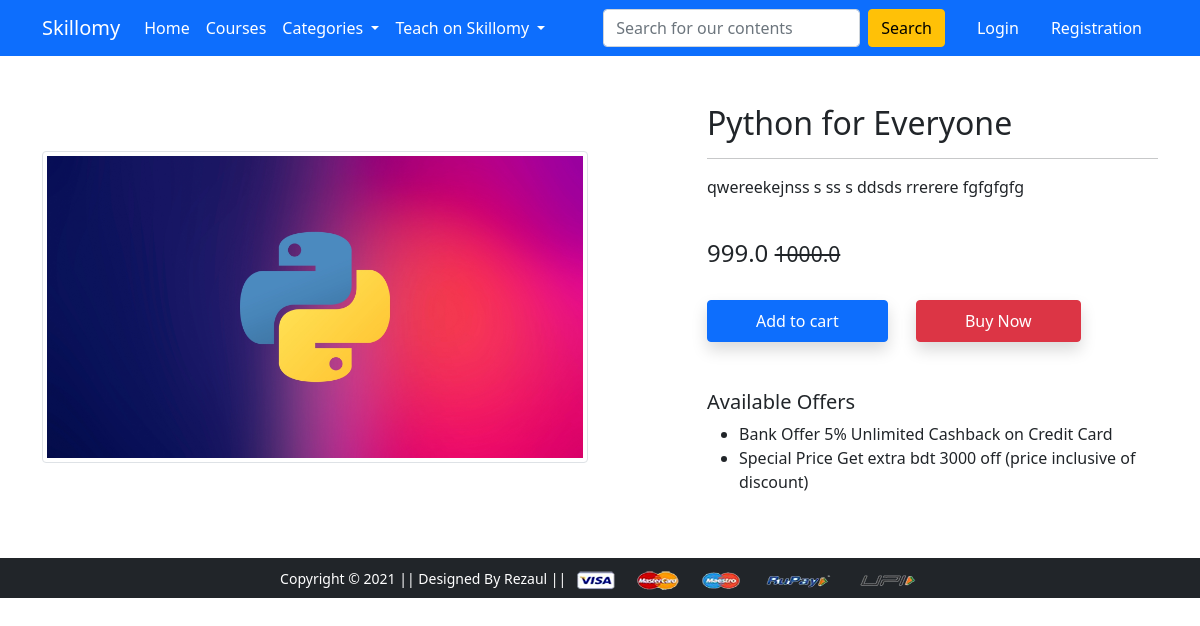
Before: /product-detail/1 with the older database file.
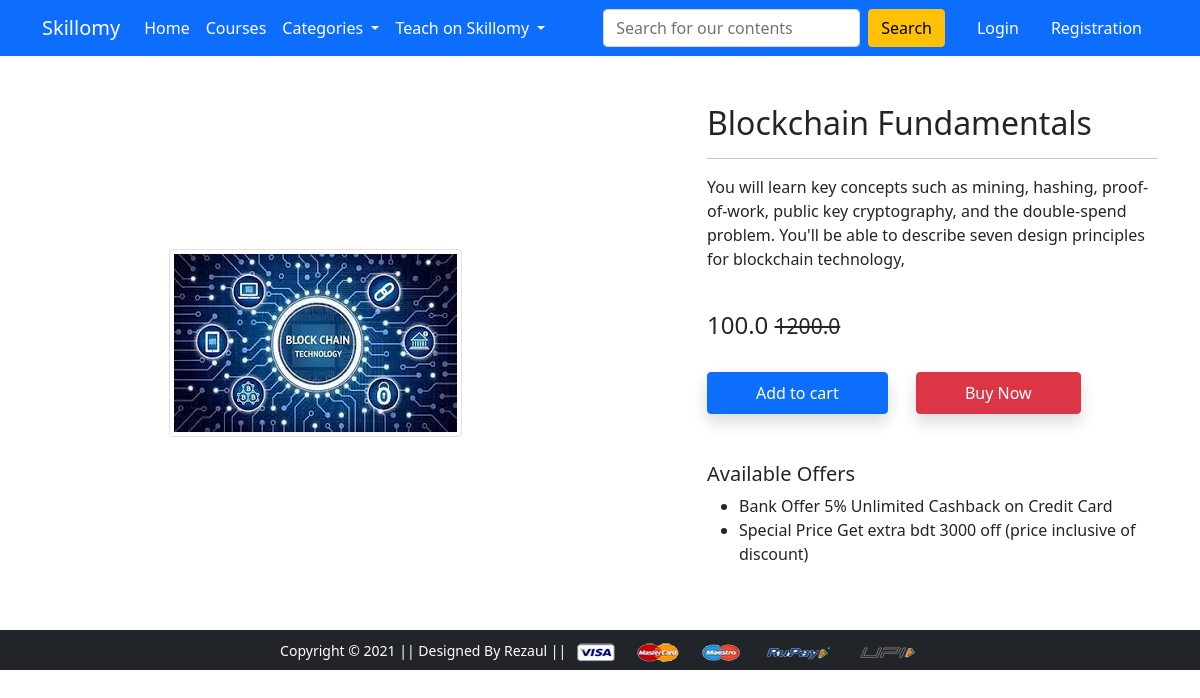
After: the same page with the newer database file.
### app/models.py (models this page shows, shortened)
class Product(models.Model):
	title=models.CharField(max_length=50)
	selling_price= models.FloatField()
	discounted_price=models.FloatField()
	description=models.CharField(max_length=200)
	level=models.CharField(choices=LEVEL_CHOICES, max_length=20, default="Not sure")
	category=models.CharField(choices=CATEGORY_CHOICES,max_length=2)
	category_id=models.ForeignKey(Categories,on_delete=models.CASCADE,default='coding')
	content=models.ForeignKey(Content,on_delete=models.CASCADE,default='none')
	product_image=models.ImageField(upload_to='productimg',blank=True, null=True)

### app/views.py (the view)
# urls.py: path('product-detail/<int:pk>', views.ProductDetailView.as_view(), name='product-detail'),
class ProductDetailView(View):
	def get(self,request,pk):
		course=Product.objects.get(pk=pk)
		item_already_in_cart=False
		if request.user.is_authenticated:
			item_already_in_cart=Cart.objects.filter(Q(course=course.id)&Q(user=request.user)).exists()
		context={'course':course,'item_already_in_cart':item_already_in_cart}
		return render (request, 'app/productdetail.html',context)

### app/templates/app/productdetail.html (shortened to what this page needs)
{% extends 'app/base.html' %}
{% load static %}
{% block main-content %}
<div class="container my-5">
  <div class="row">
    <div class="col-sm-6 text-center align-self-center">
      <img src="{{course.product_image.url}}" alt="" class="img-fluid img-thumbnail">
    </div>
    <div class="col-sm-5 offset-sm-1">
      <h2>{{course.title}} </h2>
      <hr>
      <p>{{course.description}} </p> <br>
      <h4>{{course.discounted_price}} <small class="fw-light text-decoration-line-through">{{course.selling_price}}</small></h4> <br>
      {% if not request.user.is_authenticated %}
      <form class="d-inline" action="/add-to-cart">
        <button type="submit" class="btn btn-primary shadow px-5 py-2">Add to cart</button>
      </form>
      {% endif %}
      <a href="{% url 'checkout' %}" class="btn btn-danger shadow px-5 py-2 ms-4">Buy Now</a>
      <h5 class="mt-5">Available Offers</h5>
      <ul>
        <li>Bank Offer 5% Unlimited Cashback on Credit Card</li>
        <li>Special Price Get extra bdt 3000 off (price inclusive of discount)</li>
      </ul>
    </div>
  </div>
</div>
{% endblock main-content %}

Changed rows visible on the page:
changed Product: product_image: a different picture; title "Python for Everyone" → "Blockchain Fundamentals"; description "qwereekejnss s ss s ddsds rrerere fgfgfgfg" → "You will learn key concepts such as mining, hashing, proof-of-work, public key cryptography, and the double-spend problem. You'll be able to describe seven design principles for blockchain technology,"; discounted_price "999.0" → "100.0"; selling_price "1000.0" → "1200.0"
